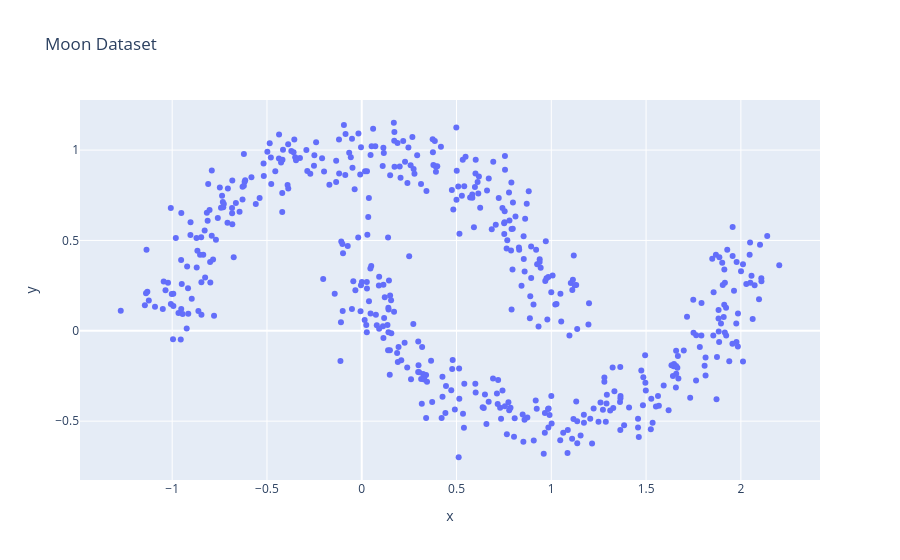

Notebook code cell kept with this figure:
### Code cell
px.scatter(pd.DataFrame({"x": X_moons[:, 0], "y": X_moons[:, 1]}), x="x", y="y", title="Moon Dataset")

### Figure 1 — Plotly figure (JSON) as saved in the notebook; plotly's stock layout.template omitted (floating-point values rounded to 4 significant figures; data arrays with more than 128 entries replaced by an {"elided": "..."} marker saying what was removed)
{"data": [{"hovertemplate": "x=%{x}<br>y=%{y}<extra></extra>", "legendgroup": "", "marker": {"color": "#636efa", "symbol": "circle"}, "mode": "markers", "name": "", "orientation": "v", "showlegend": false, "type": "scatter", "x": {"elided": "500 float values"}, "xaxis": "x", "y": {"elided": "500 float values"}, "yaxis": "y"}], "layout": {"legend": {"tracegroupgap": 0}, "title": {"text": "Moon Dataset"}, "xaxis": {"anchor": "y", "domain": [0, 1], "title": {"text": "x"}}, "yaxis": {"anchor": "x", "domain": [0, 1], "title": {"text": "y"}}}}
